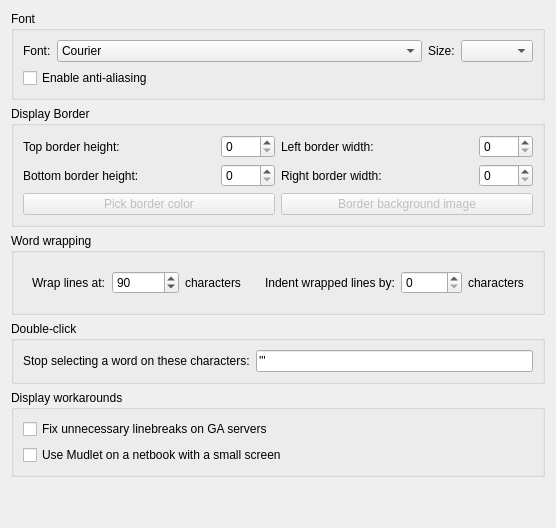
     <widget class="QWidget" name="tab_Main_display">
      <property name="sizePolicy">
       <sizepolicy hsizetype="Expanding" vsizetype="Expanding">
        <horstretch>0</horstretch>
        <verstretch>0</verstretch>
       </sizepolicy>
      </property>
      <attribute name="title">
       <string>Main display</string>
      </attribute>
      <layout class="QGridLayout" name="gridLayout_17">
       <item row="1" column="0">
        <widget class="QGroupBox" name="groupBox_Display_Border">
         <property name="sizePolicy">
          <sizepolicy hsizetype="Expanding" vsizetype="Expanding">
           <horstretch>0</horstretch>
           <verstretch>0</verstretch>
          </sizepolicy>
         </property>
         <property name="title">
          <string>Display Border</string>
         </property>
         <layout class="QGridLayout" name="gridLayout_Display_Border">
          <item row="0" column="0">
           <widget class="QLabel" name="label_topBorderHeight">
            <property name="sizePolicy">
             <sizepolicy hsizetype="Expanding" vsizetype="Preferred">
              <horstretch>0</horstretch>
              <verstretch>0</verstretch>
             </sizepolicy>
            </property>
            <property name="maximumSize">
             <size>
              <width>200</width>
              <height>16777215</height>
             </size>
            </property>
            <property name="text">
             <string>Top border height:</string>
            </property>
            <property name="buddy">
             <cstring>topBorderHeight</cstring>
            </property>
           </widget>
          </item>
          <item row="0" column="1">
           <widget class="QSpinBox" name="topBorderHeight">
            <property name="sizePolicy">
             <sizepolicy hsizetype="Preferred" vsizetype="Preferred">
              <horstretch>0</horstretch>
              <verstretch>0</verstretch>
             </sizepolicy>
            </property>
            <property name="minimum">
             <number>0</number>
            </property>
            <property name="maximum">
             <number>2000</number>
            </property>
            <property name="value">
             <number>0</number>
            </property>
           </widget>
          </item>
          <item row="0" column="2">
           <widget class="QLabel" name="label_leftBorderWidth">
            <property name="sizePolicy">
             <sizepolicy hsizetype="Expanding" vsizetype="Preferred">
              <horstretch>0</horstretch>
              <verstretch>0</verstretch>
             </sizepolicy>
            </property>
            <property name="maximumSize">
             <size>
              <width>200</width>
              <height>16777215</height>
             </size>
            </property>
            <property name="text">
             <string>Left border width:</string>
            </property>
            <property name="buddy">
             <cstring>leftBorderWidth</cstring>
            </property>
           </widget>
          </item>
          <item row="0" column="3">
           <widget class="QSpinBox" name="leftBorderWidth">
            <property name="sizePolicy">
             <sizepolicy hsizetype="Preferred" vsizetype="Preferred">
              <horstretch>0</horstretch>
              <verstretch>0</verstretch>
             </sizepolicy>
            </property>
            <property name="minimum">
             <number>0</number>
            </property>
            <property name="maximum">
             <number>2000</number>
            </property>
            <property name="value">
             <number>0</number>
            </property>
           </widget>
          </item>
          <item row="1" column="0">
           <widget class="QLabel" name="label_bottomBorderHeight">
            <property name="sizePolicy">
             <sizepolicy hsizetype="Expanding" vsizetype="Preferred">
              <horstretch>0</horstretch>
              <verstretch>0</verstretch>
             </sizepolicy>
            </property>
            <property name="maximumSize">
             <size>
              <width>200</width>
              <height>16777215</height>
             </size>
            </property>
            <property name="text">
             <string>Bottom border height:</string>
            </property>
            <property name="buddy">
             <cstring>bottomBorderHeight</cstring>
            </property>
           </widget>
          </item>
          <item row="1" column="1">
           <widget class="QSpinBox" name="bottomBorderHeight">
            <property name="sizePolicy">
             <sizepolicy hsizetype="Preferred" vsizetype="Preferred">
              <horstretch>0</horstretch>
              <verstretch>0</verstretch>
             </sizepolicy>
            </property>
            <property name="minimum">
             <number>0</number>
            </property>
            <property name="maximum">
             <number>2000</number>
            </property>
            <property name="value">
             <number>0</number>
            </property>
           </widget>
          </item>
          <item row="1" column="2">
           <widget class="QLabel" name="label_rightBorderWidth">
            <property name="sizePolicy">
             <sizepolicy hsizetype="Expanding" vsizetype="Preferred">
              <horstretch>0</horstretch>
              <verstretch>0</verstretch>
             </sizepolicy>
            </property>
            <property name="maximumSize">
             <size>
              <width>200</width>
              <height>16777215</height>
             </size>
            </property>
            <property name="text">
             <string>Right border width:</string>
            </property>
            <property name="buddy">
             <cstring>rightBorderWidth</cstring>
            </property>
           </widget>
          </item>
          <item row="1" column="3">
           <widget class="QSpinBox" name="rightBorderWidth">
            <property name="sizePolicy">
             <sizepolicy hsizetype="Preferred" vsizetype="Preferred">
              <horstretch>0</horstretch>
              <verstretch>0</verstretch>
             </sizepolicy>
            </property>
            <property name="minimum">
             <number>0</number>
            </property>
            <property name="maximum">
             <number>2000</number>
            </property>
            <property name="value">
             <number>0</number>
            </property>
           </widget>
          </item>
          <item row="2" column="0" colspan="2">
           <widget class="QPushButton" name="pushButtonBorderColor">
            <property name="enabled">
             <bool>false</bool>
            </property>
            <property name="text">
             <string>Pick border color</string>
            </property>
           </widget>
          </item>
          <item row="2" column="2" colspan="2">
           <widget class="QPushButton" name="pushButtonBorderImage">
            <property name="enabled">
             <bool>false</bool>
            </property>
            <property name="text">
             <string>Border background image</string>
            </property>
           </widget>
          </item>
         </layout>
        </widget>
       </item>
       <item row="2" column="0">
        <widget class="QGroupBox" name="groupBox_Word_wrapping">
         <property name="sizePolicy">
          <sizepolicy hsizetype="Expanding" vsizetype="Expanding">
           <horstretch>0</horstretch>
           <verstretch>0</verstretch>
          </sizepolicy>
         </property>
         <property name="layoutDirection">
          <enum>Qt::LeftToRight</enum>
         </property>
         <property name="title">
          <string>Word wrapping</string>
         </property>
         <layout class="QHBoxLayout" name="horizontalLayout_Word_wrapping">
          <item>
           <widget class="QFrame" name="frame_Wrap_at">
            <property name="frameShape">
             <enum>QFrame::NoFrame</enum>
            </property>
            <layout class="QHBoxLayout" name="horizontalLayout_3">
             <item>
              <widget class="QLabel" name="label_pre_wrap_at">
               <property name="sizePolicy">
                <sizepolicy hsizetype="Preferred" vsizetype="Preferred">
                 <horstretch>0</horstretch>
                 <verstretch>0</verstretch>
                </sizepolicy>
               </property>
               <property name="maximumSize">
                <size>
                 <width>200</width>
                 <height>16777215</height>
                </size>
               </property>
               <property name="text">
                <string>Wrap lines at:</string>
               </property>
               <property name="buddy">
                <cstring>wrap_at_spinBox</cstring>
               </property>
              </widget>
             </item>
             <item>
              <widget class="QSpinBox" name="wrap_at_spinBox">
               <property name="minimum">
                <number>1</number>
               </property>
               <property name="maximum">
                <number>999999</number>
               </property>
               <property name="value">
                <number>90</number>
               </property>
              </widget>
             </item>
             <item>
              <widget class="QLabel" name="label_post_wrap_at">
               <property name="text">
                <string>characters</string>
               </property>
               <property name="buddy">
                <cstring>wrap_at_spinBox</cstring>
               </property>
              </widget>
             </item>
            </layout>
           </widget>
          </item>
          <item>
           <widget class="QFrame" name="frame_Indent_wrapped">
            <property name="frameShape">
             <enum>QFrame::NoFrame</enum>
            </property>
            <layout class="QHBoxLayout" name="horizontalLayout_5">
             <item>
              <widget class="QLabel" name="label_pre_Indent_wrapped">
               <property name="sizePolicy">
                <sizepolicy hsizetype="Preferred" vsizetype="Preferred">
                 <horstretch>0</horstretch>
                 <verstretch>0</verstretch>
                </sizepolicy>
               </property>
               <property name="maximumSize">
                <size>
                 <width>200</width>
                 <height>16777215</height>
                </size>
               </property>
               <property name="text">
                <string>Indent wrapped lines by:</string>
               </property>
               <property name="buddy">
                <cstring>indent_wrapped_spinBox</cstring>
               </property>
              </widget>
             </item>
             <item>
              <widget class="QSpinBox" name="indent_wrapped_spinBox">
               <property name="minimum">
                <number>0</number>
               </property>
               <property name="maximum">
                <number>99999</number>
               </property>
               <property name="value">
                <number>0</number>
               </property>
              </widget>
             </item>
             <item>
              <widget class="QLabel" name="label_post_indent_wrapped">
               <property name="text">
                <string>characters</string>
               </property>
               <property name="buddy">
                <cstring>indent_wrapped_spinBox</cstring>
               </property>
              </widget>
             </item>
            </layout>
           </widget>
          </item>
         </layout>
        </widget>
       </item>
       <item row="4" column="0">
        <widget class="QGroupBox" name="groupBox_Display_workarounds">
         <property name="title">
          <string>Display workarounds</string>
         </property>
         <layout class="QVBoxLayout" name="verticalLayout_Display_workarounds">
          <item>
           <widget class="QCheckBox" name="checkBox_USE_IRE_DRIVER_BUGFIX">
            <property name="toolTip">
             <string>Some MUDs (notably all IRE ones) suffer from a bug where they don't properly
communicate with the client on where a newline should be. Enable this to fix text
from getting appended to the previous prompt line</string>
            </property>
            <property name="text">
             <string>Fix unnecessary linebreaks on GA servers</string>
            </property>
           </widget>
          </item>
          <item>
           <widget class="QCheckBox" name="checkBox_USE_SMALL_SCREEN">
            <property name="toolTip">
             <string>Select this option for better compatability if you are using a netbook, 
or some other computer model that has a small screen.</string>
            </property>
            <property name="text">
             <string>Use Mudlet on a netbook with a small screen</string>
            </property>
           </widget>
          </item>
         </layout>
        </widget>
       </item>
       <item row="5" column="0">
        <spacer name="verticalSpacer_Main_display">
         <property name="orientation">
          <enum>Qt::Vertical</enum>
         </property>
         <property name="sizeHint" stdset="0">
          <size>
           <width>20</width>
           <height>40</height>
          </size>
         </property>
        </spacer>
       </item>
       <item row="0" column="0">
        <widget class="QGroupBox" name="groupBox_Font">
         <property name="sizePolicy">
          <sizepolicy hsizetype="Expanding" vsizetype="Expanding">
           <horstretch>0</horstretch>
           <verstretch>0</verstretch>
          </sizepolicy>
         </property>
         <property name="title">
          <string>Font</string>
         </property>
         <layout class="QGridLayout" name="gridLayout_Font">
          <item row="0" column="0">
           <widget class="QLabel" name="label_fontComboBox">
            <property name="text">
             <string>Font:</string>
            </property>
            <property name="buddy">
             <cstring>fontComboBox</cstring>
            </property>
           </widget>
          </item>
          <item row="0" column="1">
           <widget class="QFontComboBox" name="fontComboBox">
            <property name="sizePolicy">
             <sizepolicy hsizetype="Expanding" vsizetype="Fixed">
              <horstretch>0</horstretch>
              <verstretch>0</verstretch>
             </sizepolicy>
            </property>
            <property name="editable">
             <bool>false</bool>
            </property>
            <property name="fontFilters">
             <set>QFontComboBox::MonospacedFonts</set>
            </property>
           </widget>
          </item>
          <item row="0" column="2">
           <widget class="QLabel" name="label_fontSize">
            <property name="text">
             <string>Size:</string>
            </property>
            <property name="buddy">
             <cstring>fontSize</cstring>
            </property>
           </widget>
          </item>
          <item row="0" column="3">
           <widget class="QComboBox" name="fontSize"/>
          </item>
          <item row="1" column="0" colspan="2">
           <widget class="QCheckBox" name="mNoAntiAlias">
            <property name="toolTip">
             <string>Use anti aliasing on fonts. Smoothes fonts if you have a high screen resolution and you can use larger fonts. Note that on low resolutions and small font sizes, the font gets blurry. </string>
            </property>
            <property name="text">
             <string>Enable anti-aliasing</string>
            </property>
           </widget>
          </item>
         </layout>
        </widget>
       </item>
       <item row="3" column="0">
        <widget class="QGroupBox" name="groupbox_Doubleclick">
         <property name="title">
          <string>Double-click</string>
         </property>
         <layout class="QHBoxLayout" name="horizontalLayout_Doubleclick">
          <item>
           <widget class="QLabel" name="label_doubleclick_ignore">
            <property name="text">
             <string>Stop selecting a word on these characters:</string>
            </property>
            <property name="buddy">
             <cstring>doubleclick_ignore_lineedit</cstring>
            </property>
           </widget>
          </item>
          <item>
           <widget class="QLineEdit" name="doubleclick_ignore_lineedit">
            <property name="toolTip">
             <string>&lt;html&gt;&lt;head/&gt;&lt;body&gt;&lt;p&gt;Enter the characters you'd like double-clicking to stop selecting text on here. If you don't enter any, double-clicking on a word will only stop at a space, and will include characters like a double or a single quote. For example, double-clicking on the word &lt;span style=&quot; font-style:italic;&quot;&gt;Hello&lt;/span&gt; in the following will select &lt;span style=&quot; font-style:italic;&quot;&gt;&amp;quot;&lt;/span&gt;&lt;span style=&quot; font-style:italic;&quot;&gt;Hello!&amp;quot;&lt;/span&gt;&lt;/p&gt;&lt;p&gt;You say, &lt;span style=&quot; font-weight:600;&quot;&gt;&amp;quot;Hello!&amp;quot;&lt;/span&gt;&lt;/p&gt;&lt;p&gt;If you set the characters in the field to &lt;span style=&quot; font-weight:600;&quot;&gt;'&amp;quot;! &lt;/span&gt;which will mean it should stop selecting on ' &lt;span style=&quot; font-style:italic;&quot;&gt;or&lt;/span&gt; &amp;quot; &lt;span style=&quot; font-style:italic;&quot;&gt;or&lt;/span&gt; ! then double-clicking on &lt;span style=&quot; font-style:italic;&quot;&gt;Hello&lt;/span&gt; will just select &lt;span style=&quot; font-style:italic;&quot;&gt;Hello&lt;/span&gt;&lt;/p&gt;&lt;p&gt;You say, &amp;quot;&lt;span style=&quot; font-weight:600;&quot;&gt;Hello&lt;/span&gt;!&amp;quot;&lt;/p&gt;&lt;/body&gt;&lt;/html&gt;</string>
            </property>
            <property name="text">
             <string>'&quot;</string>
            </property>
            <property name="placeholderText">
             <string>&lt;characters to ignore in selection, for example ' or &quot;&gt;</string>
            </property>
           </widget>
          </item>
         </layout>
        </widget>
       </item>
      </layout>
     </widget>
